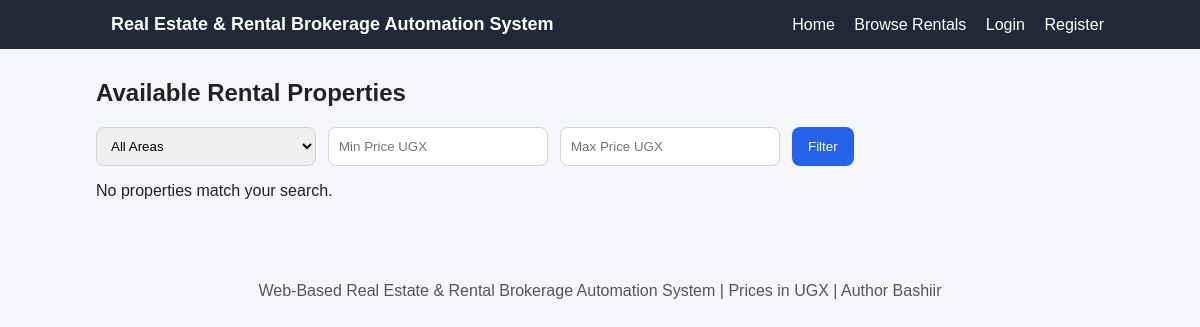
/properties/, run on an earlier commit of the app's database.
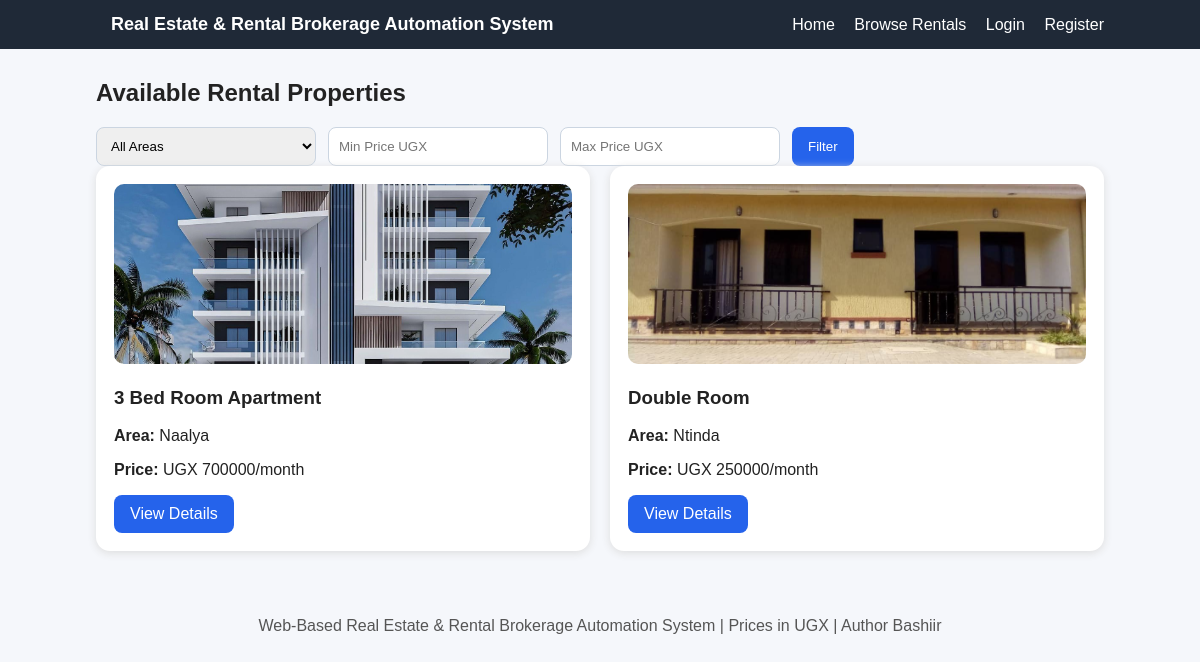
And on a later commit of the database.
### brokerage/models.py (models this page shows, shortened)
class Property(models.Model):
    landlord=models.ForeignKey(User,on_delete=models.CASCADE,related_name='properties')
    title=models.CharField(max_length=200)
    description=models.TextField()
    area=models.CharField(max_length=50,choices=KAMPALA_AREAS)
    price=models.PositiveIntegerField()
    total_units = models.PositiveIntegerField(default=1)
    booked_units = models.PositiveIntegerField(default=0)
    access_road_description=models.TextField()
    facilities=models.TextField(blank=True)
    image=models.ImageField(upload_to='property_images/',blank=True,null=True)
    video=models.FileField(upload_to='property_videos/',blank=True,null=True)
    status=models.CharField(max_length=20,choices=PROPERTY_STATUS,default='Pending')
    admin_comment=models.TextField(blank=True)
    created_at=models.DateTimeField(auto_now_add=True)
    class Meta: ordering=['-created_at']

### brokerage/views.py (the view)
# urls.py: path('properties/',views.property_list,name='property_list'),
def property_list(request):
    properties=Property.objects.filter(status='Approved')
    area=request.GET.get('area'); min_price=request.GET.get('min_price'); max_price=request.GET.get('max_price')
    if area: properties=properties.filter(area=area)
    if min_price: properties=properties.filter(price__gte=min_price)
    if max_price: properties=properties.filter(price__lte=max_price)
    return render(request,'properties/list.html',{'properties':properties,'areas':KAMPALA_AREAS,'selected_area':area,'min_price':min_price or '','max_price':max_price or ''})

### templates/properties/list.html
{% extends 'base.html' %}{% block content %}
<h2>Available Rental Properties</h2>
<form method="get" class="filter-box">
<select name="area"><option value="">All Areas</option>{% for value,label in areas %}<option value="{{ value }}" {% if selected_area == value %}selected{% endif %}>{{ label }}</option>{% endfor %}</select>
<input type="number" name="min_price" value="{{ min_price }}" placeholder="Min Price UGX">
<input type="number" name="max_price" value="{{ max_price }}" placeholder="Max Price UGX">
<button>Filter</button>
</form>
<div class="grid">{% for property in properties %}
<div class="card">{% if property.image %}<img src="{{ property.image.url }}">{% else %}<div class="placeholder">No Image</div>{% endif %}
<h3>{{ property.title }}</h3><p><b>Area:</b> {{ property.area }}</p><p><b>Price:</b> UGX {{ property.price }}/month</p>
<a class="btn" href="/properties/{{ property.id }}/">View Details</a></div>
{% empty %}<p>No properties match your search.</p>{% endfor %}</div>
{% endblock %}

What changed in the data, as far as the page shows it:
added Property: image (picture), title "3 Bed Room Apartment", area "Naalya", price "700000"
added Property: image (picture), title "Double Room", area "Ntinda", price "250000"
Also different on the page:
text no longer shown: "No properties match your search."
